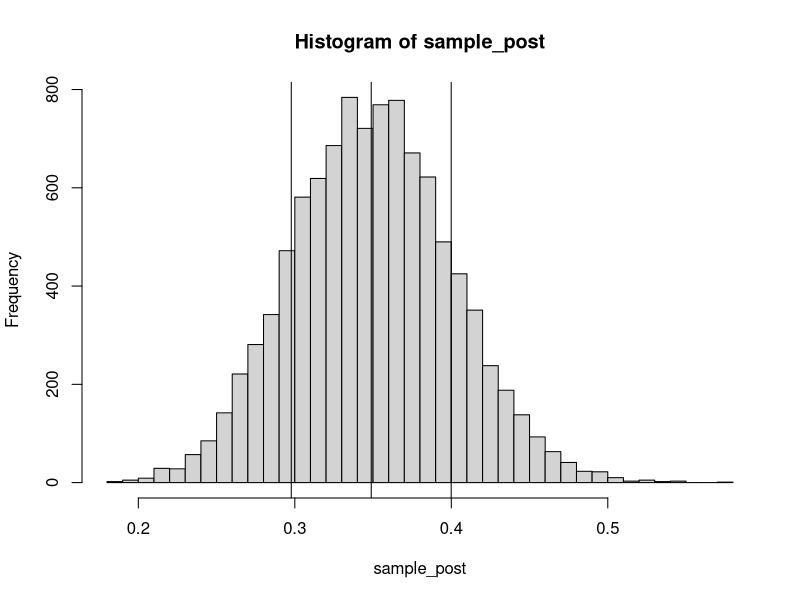
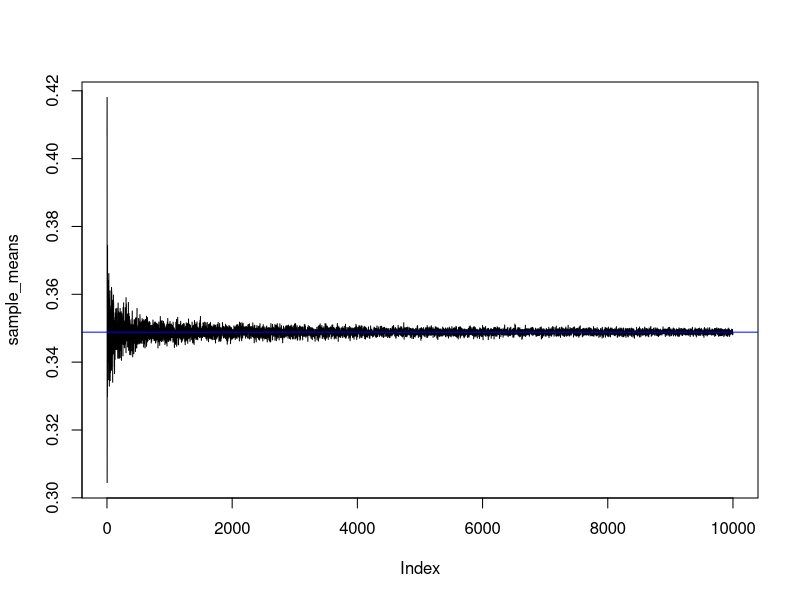
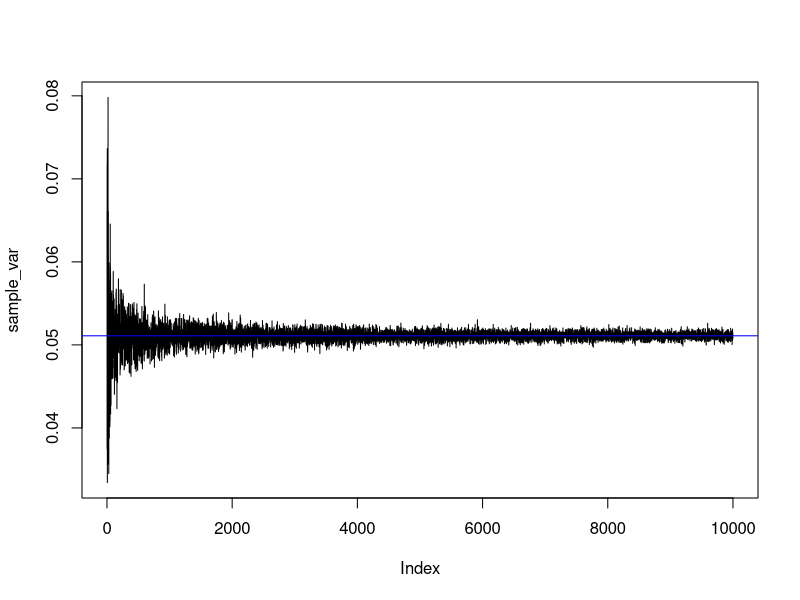
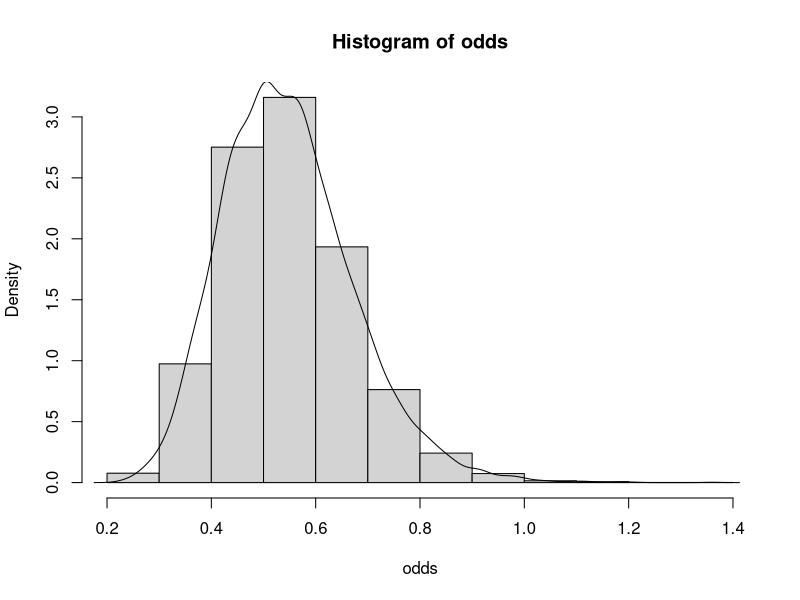
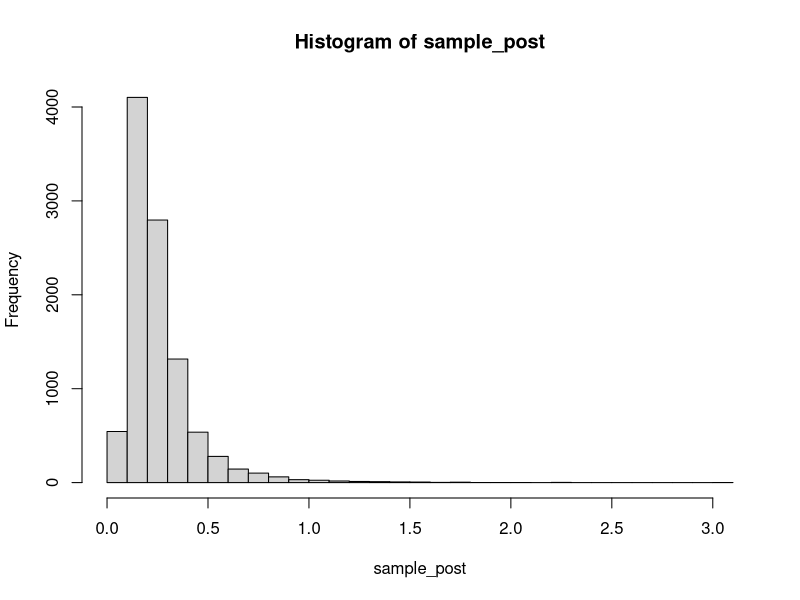
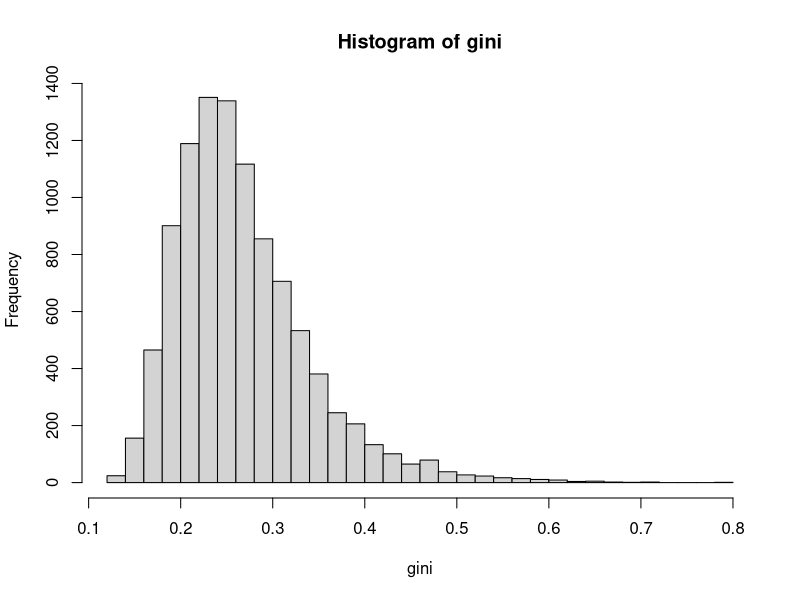
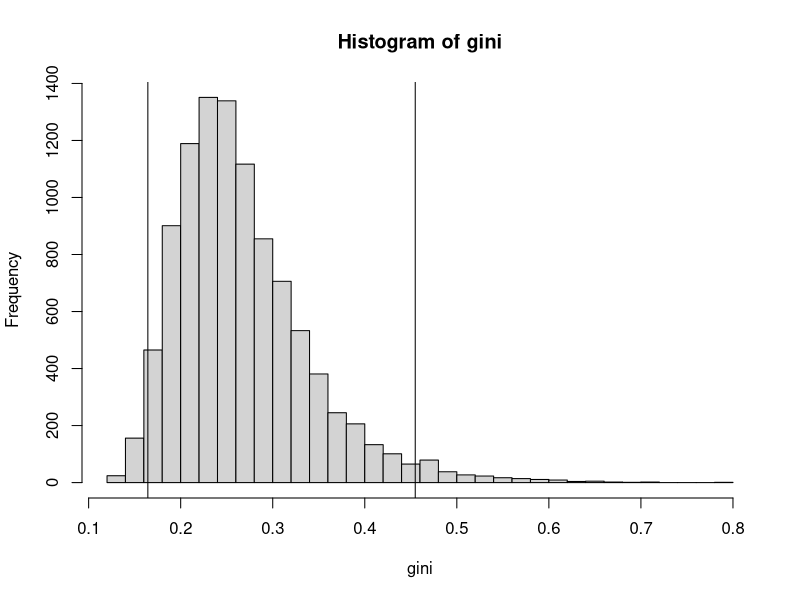
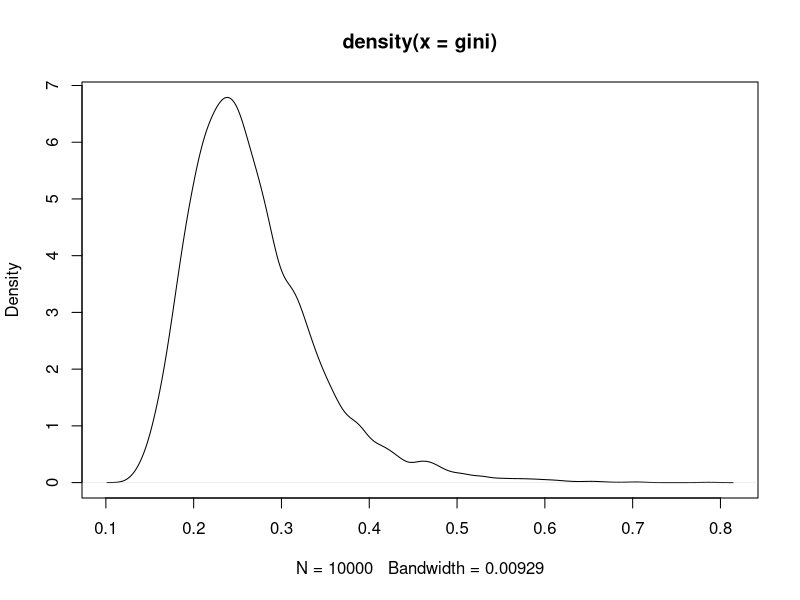

The R source for these figures, in order:

# 1 -----------------------------------------------------------------------


s <- 22
n <- 70
f <- n - s
alpha0 <- beta0 <- 8


# 1.a
nDraws <- 10000

alpha_post <- alpha0+s
beta_post <- beta0+f

sample_post <- rbeta(nDraws, alpha_post, beta_post)

expected_mean <- alpha_post / (alpha_post + beta_post)
expected_var <- (alpha_post*beta_post) / ((alpha_post + beta_post)^2 * (alpha_post + beta_post + 1))

hist(sample_post, breaks = 30)
abline(v = expected_mean)
abline(v = expected_mean - sqrt(expected_var))
abline(v = expected_mean + sqrt(expected_var))


sample_means <- vector("numeric", nDraws)
sample_var <- vector("numeric", nDraws)
for(draw in 1:nDraws){
  samples <- rbeta(draw+1, alpha_post, beta_post)
  sample_means[draw] <- mean(samples)
  sample_var[draw] <- sd(samples)
}

plot(sample_means, type = "l")
abline(h = expected_mean, col = "blue")

plot(sample_var, type = "l")
abline(h = sqrt(expected_var), col = "blue")




# 1.b

exact_prob <- 1 - pbeta(0.3, alpha_post, beta_post)

estimated_prob <- sum(sample_post > 0.3) / nDraws

all.equal(exact_prob, estimated_prob)


# 1.c

odds <- sample_post / (1-sample_post)

hist(odds, freq = F)
lines(density(odds))

# 2 -----------------------------------------------------------------------

incomes <- c(33, 24, 48, 32, 55, 74, 23, 17)
mu <- 3.6
n <- length(incomes)
tau <- sum((log(incomes) - mu) ^ 2) / (n)
# tau <- var(log(incomes))


# 2.a
nDraws <- 10000

sample_post <- (tau * (n - 1)) / rchisq(nDraws, n)
hist(sample_post, breaks = 30)

# 2.b
gini <- 2 * pnorm(sqrt(sample_post)/ sqrt(2)) - 1

hist(gini, breaks = 30)

# 2.c

upper_CI <- quantile(gini, 0.975)
lower_CI <- quantile(gini, 0.025)

hist(gini, breaks = 30)
abline(v = upper_CI)
abline(v = lower_CI)

# 2.d

gini_density <- density(gini)
plot(gini_density)
gini_density <- data.frame("x" = gini_density$x, "y" = gini_density$y)
gini_density_sorted <- gini_density[order(gini_density$y, decreasing = T), ]
gini_density_sorted[["cumsum"]] <- cumsum(gini_density_sorted$y)

threshold <- 0.95 * sum(gini_density_sorted$y)
HDPI <- range(gini_density_sorted[gini_density_sorted[["cumsum"]] <= threshold, "x"])

hist(gini, breaks = 30)
abline(v = upper_CI, col = "blue")
abline(v = lower_CI, col = "blue")
abline(v = HDPI[1], col = "red")
abline(v = HDPI[2], col = "red")



# 3 -----------------------------------------------------------------------

wind_dir <- c(20, 314, 285, 40, 308, 314, 299, 296, 303, 326)
wind_dir_rad <- c(-2.79, 2.33, 1.83, -2.44, 2.23, 2.33, 2.07, 2.02, 2.14, 2.54)


lambda <- 0.5
mu <- 2.4
n <- length(wind_dir_rad)
# 3.a

posterior <- function(kapa, y = wind_dir_rad){
exp(kapa * (sum(cos(y - mu)) - lambda))/ (besselI(kapa, 0))^n 
}

kapas <- seq(0.05, 10, by = 0.05)

post_dist_y <- posterior(kapas)

post_dist_y <- post_dist_y/integrate(posterior, 0,10 )$value

plot(kapas, post_dist_y, type = "l")

# 3.b

mode_post <- kapas[which.max(post_dist_y)]
abline(v = mode_post)

